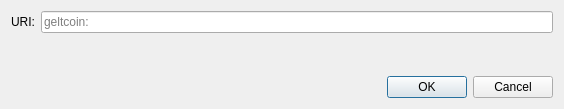
<?xml version="1.0" encoding="UTF-8"?>
<ui version="4.0">
 <class>OpenURIDialog</class>
 <widget class="QDialog" name="OpenURIDialog">
  <property name="geometry">
   <rect>
    <x>0</x>
    <y>0</y>
    <width>564</width>
    <height>109</height>
   </rect>
  </property>
  <property name="windowTitle">
   <string>Open geltcoin URI</string>
  </property>
  <layout class="QVBoxLayout" name="verticalLayout">
   <item>
    <layout class="QHBoxLayout" name="horizontalLayout">
     <item>
      <widget class="QLabel" name="label">
       <property name="text">
        <string>URI:</string>
       </property>
      </widget>
     </item>
     <item>
      <widget class="QValidatedLineEdit" name="uriEdit">
       <property name="placeholderText">
        <string notr="true">geltcoin:</string>
       </property>
      </widget>
     </item>
    </layout>
   </item>
   <item>
    <spacer name="verticalSpacer">
     <property name="orientation">
      <enum>Qt::Vertical</enum>
     </property>
     <property name="sizeHint" stdset="0">
      <size>
       <width>20</width>
       <height>40</height>
      </size>
     </property>
    </spacer>
   </item>
   <item>
    <widget class="QDialogButtonBox" name="buttonBox">
     <property name="orientation">
      <enum>Qt::Horizontal</enum>
     </property>
     <property name="standardButtons">
      <set>QDialogButtonBox::Cancel|QDialogButtonBox::Ok</set>
     </property>
    </widget>
   </item>
  </layout>
 </widget>
 <customwidgets>
  <customwidget>
   <class>QValidatedLineEdit</class>
   <extends>QLineEdit</extends>
   <header>qt/qvalidatedlineedit.h</header>
  </customwidget>
 </customwidgets>
 <resources/>
 <connections>
  <connection>
   <sender>buttonBox</sender>
   <signal>accepted()</signal>
   <receiver>OpenURIDialog</receiver>
   <slot>accept()</slot>
   <hints>
    <hint type="sourcelabel">
     <x>248</x>
     <y>254</y>
    </hint>
    <hint type="destinationlabel">
     <x>157</x>
     <y>274</y>
    </hint>
   </hints>
  </connection>
  <connection>
   <sender>buttonBox</sender>
   <signal>rejected()</signal>
   <receiver>OpenURIDialog</receiver>
   <slot>reject()</slot>
   <hints>
    <hint type="sourcelabel">
     <x>316</x>
     <y>260</y>
    </hint>
    <hint type="destinationlabel">
     <x>286</x>
     <y>274</y>
    </hint>
   </hints>
  </connection>
 </connections>
</ui>
